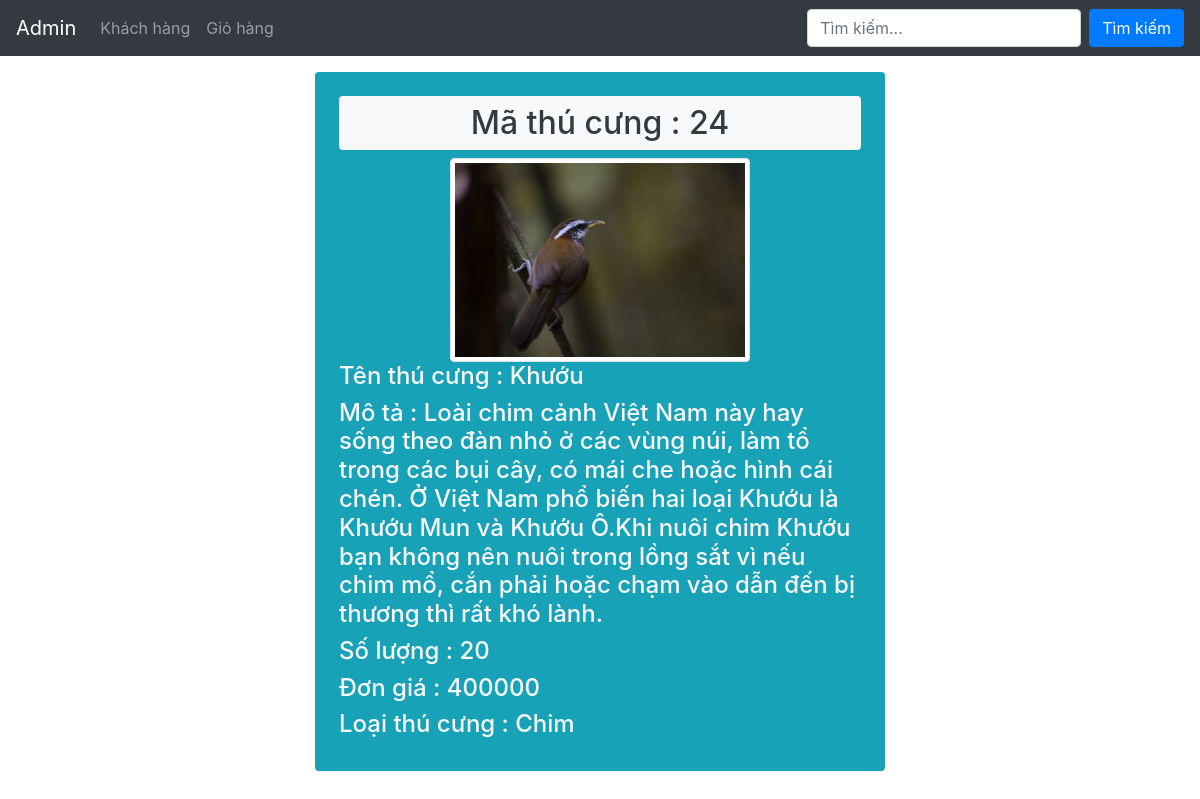
Before: /admin/chitiet.php?id=24 with the older database file.
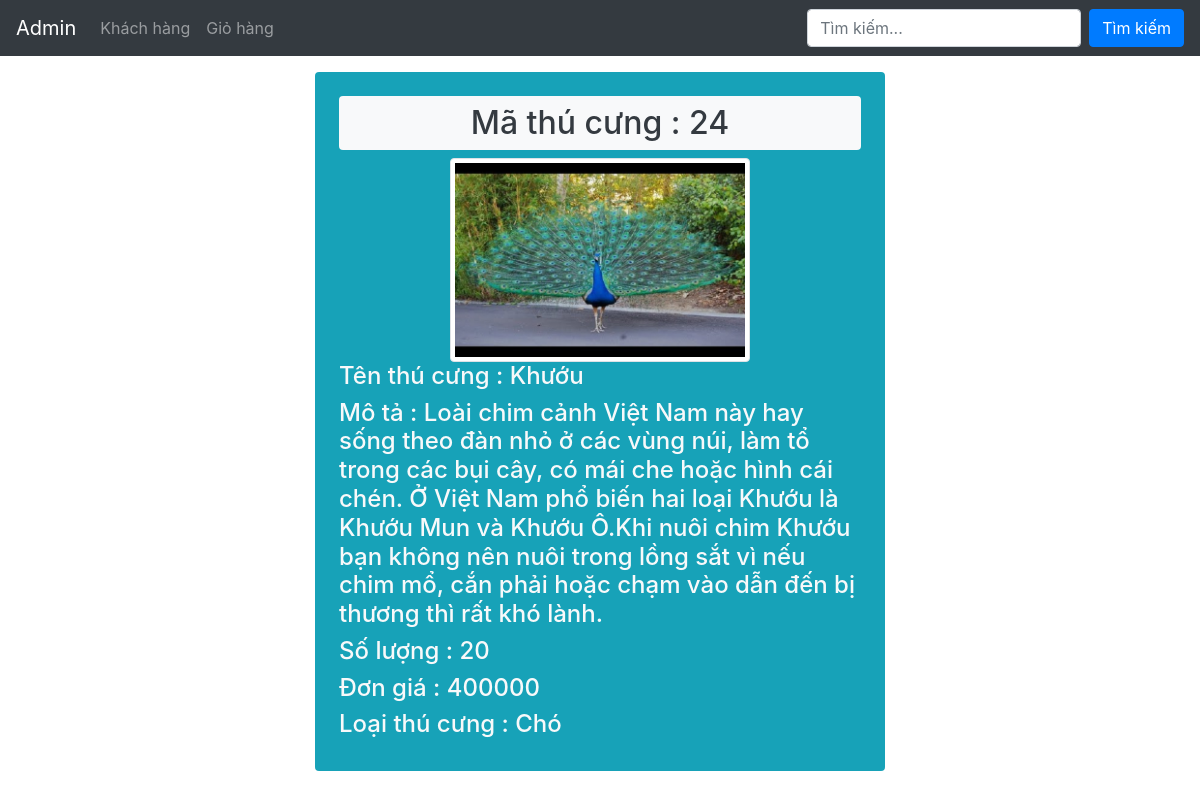
After: the same page with the newer database file.
### tables this page shows
CREATE TABLE `thu_cung` (
  `ten_thu_cung` varchar(50) DEFAULT NULL,
  `hinh_anh` varchar(100) DEFAULT NULL,
  `mo_ta` varchar(500) DEFAULT NULL,
  `so_luong` int(20) DEFAULT NULL,
  `don_gia` int(20) DEFAULT NULL,
  `loai_thu_cung` int(20) DEFAULT NULL,
  `ma_thu_cung` int(20) NOT NULL
);

### admin/chitiet.php (the view, shortened to what this page needs)
<!DOCTYPE html>
<html lang="en">
<head>
  <link rel="stylesheet" href="https://maxcdn.bootstrapcdn.com/bootstrap/4.1.3/css/bootstrap.min.css">
</head>
<body>
  <nav class="navbar navbar-expand-md bg-dark navbar-dark">
    <a class="navbar-brand" href="thucung.php">Admin</a>
    <div class="collapse navbar-collapse" id="collapsibleNavbar">
      <ul class="navbar-nav">
        <li class="nav-item">
          <a class="nav-link" href="khachhang.php">Khách hàng</a>
        </li>
        <li class="nav-item">
          <a class="nav-link" href="#">Giỏ hàng</a>
        </li>
      </ul>
    </div>
    <form class="form-inline" action="" method="POST">
      <input class="form-control mr-sm-2" type="text" placeholder="Tìm kiếm...">
      <button class="btn btn-primary" type="submit">Tìm kiếm</button>
    </form>
  </nav>
  <?php
  require("config.php");
  $id = $_GET['id'];
  $query = "select * from thu_cung where ma_thu_cung='$id'";
  $result = $conn->query($query);
  $row=$result->fetch_array();
  ?>
  <div class="container">
    <div class="row justify-content-center">
      <div class="col-md-6 mt-3 bg-info p-4 rounded">
        <h2 class="bg-light p-2 rounded text-center text-dark">Mã thú cưng : <?php echo $row['ma_thu_cung']; ?></h2>
        <div class="text-center">
          <img src="../img/<?php echo $row['hinh_anh']; ?>" width="300" class="img-thumbnail">
        </div>
        <h4 class="text-light">Tên thú cưng : <?php echo $row['ten_thu_cung']; ?></h4>
        <h4 class="text-light">Mô tả : <?php echo $row['mo_ta']; ?> <?php ?></h4>
        <h4 class="text-light">Số lượng : <?php echo $row['so_luong']; ?></h4>
        <h4 class="text-light">Đơn giá : <?php echo $row['don_gia']; ?></h4>
        <h4 class="text-light">Loại thú cưng : <?php if($row['loai_thu_cung'] == 1) {echo "Chó";} else if($row['loai_thu_cung'] == 2) {echo "Mèo";} else if($row['loai_thu_cung'] == 3) {echo "Cá";} else {echo "Chim";} ?></h4>
      </div>
    </div>
  </div>
</body>
</html>

Changed rows visible on the page:
changed thu_cung "Khướu": hinh_anh: a different picture
Other visible differences:
text no longer shown: "Chim"
text now shown: "Chó"
